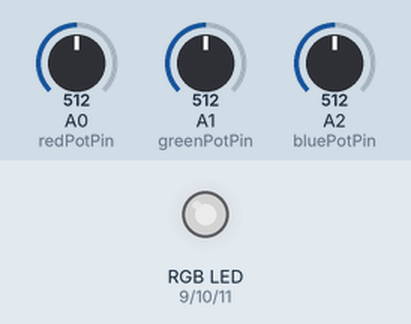
This sketch was run on a simulated Arduino Uno, built with avr-gcc and run on an emulated ATmega328P. Parts: an RGB LED mixed from three pins (HIGH = lit). The inputs (shaded band) are chosen by the test bench; at power-on: A0 (redPotPin) = 512, A1 (greenPotPin) = 512, A2 (bluePotPin) = 512. Dim RGB values are drawn brighter than linear.

Above: at 1.2 s.
1.3 s: A0 (redPotPin) set to 716
At 2.4 s:
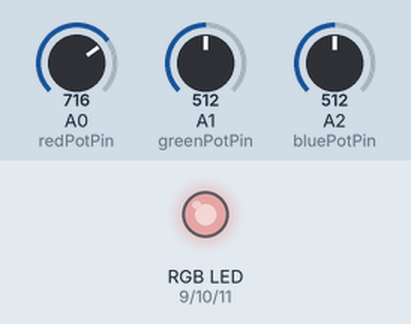
2.8 s: A1 (greenPotPin) set to 716
At 3.5 s:
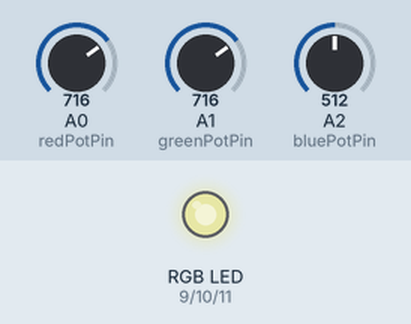
4.3 s: A2 (bluePotPin) set to 716
At 4.7 s:
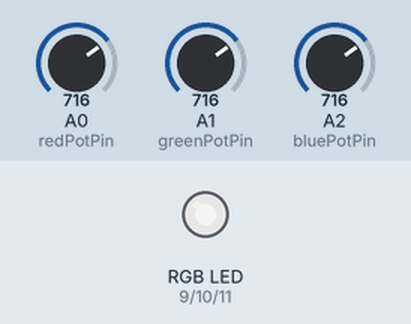
5.8 s: A0 (redPotPin) set to 900
At 7.0 s:
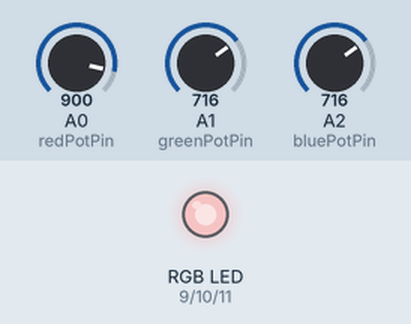
7.3 s: A1 (greenPotPin) set to 900
At 8.2 s:
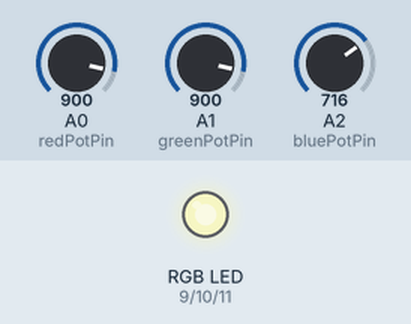
8.8 s: A2 (bluePotPin) set to 900
At 9.3 s:
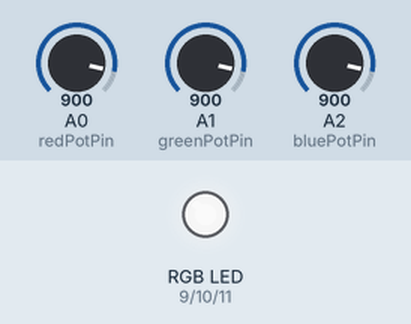
Timing chart, 0 to 11.3 s (numbered marks = the images above; inputs shaded):
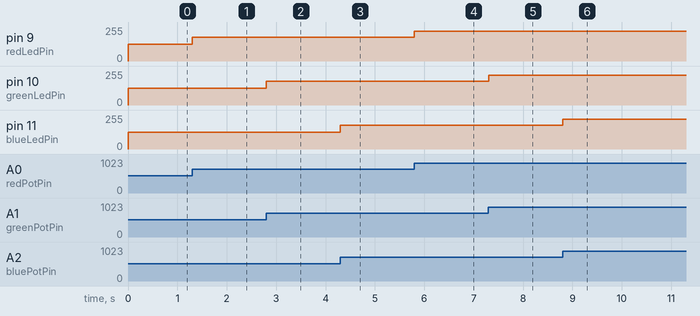

The sketch:

H1.ino
```cpp
const int redLedPin = 9;
const int greenLedPin = 10;
const int blueLedPin = 11;

const int redPotPin = A0;
const int greenPotPin = A1;
const int bluePotPin = A2;

int redPotValue = 0;
int greenPotValue = 0;
int bluePotValue = 0;


void setup() {
  pinMode(redPotPin, INPUT);
  pinMode(greenPotPin, INPUT);
  pinMode(bluePotPin, INPUT);
  pinMode(redLedPin, OUTPUT);
  pinMode(greenLedPin, OUTPUT);
  pinMode(blueLedPin, OUTPUT);
}

void updateChannelValue(int &potValue, int ledPin, int potPin) {
  potValue = analogRead(potPin);
  int newPotValue = map(potValue, 0, 1023, 0, 255); //equivalent with newPotValue = potValue / 4.0
  analogWrite(ledPin, newPotValue);
}

void loop() {
  updateChannelValue(redPotValue, redLedPin, redPotPin);
  updateChannelValue(greenPotValue, greenLedPin, greenPotPin);
  updateChannelValue(bluePotValue, blueLedPin, bluePotPin);
}
```

Measured:
- after the input at 1.3 s, pin 9 (redLedPin): 127/255 → 178/255 at once
- after the input at 2.8 s, pin 10 (greenLedPin): 127/255 → 178/255 at once
- after the input at 4.3 s, pin 11 (blueLedPin): 127/255 → 178/255 at once
- after the input at 5.8 s, pin 9 (redLedPin): 178/255 → 224/255 at once
- after the input at 7.3 s, pin 10 (greenLedPin): 178/255 → 224/255 at once
- after the input at 8.8 s, pin 11 (blueLedPin): 178/255 → 224/255 at once
